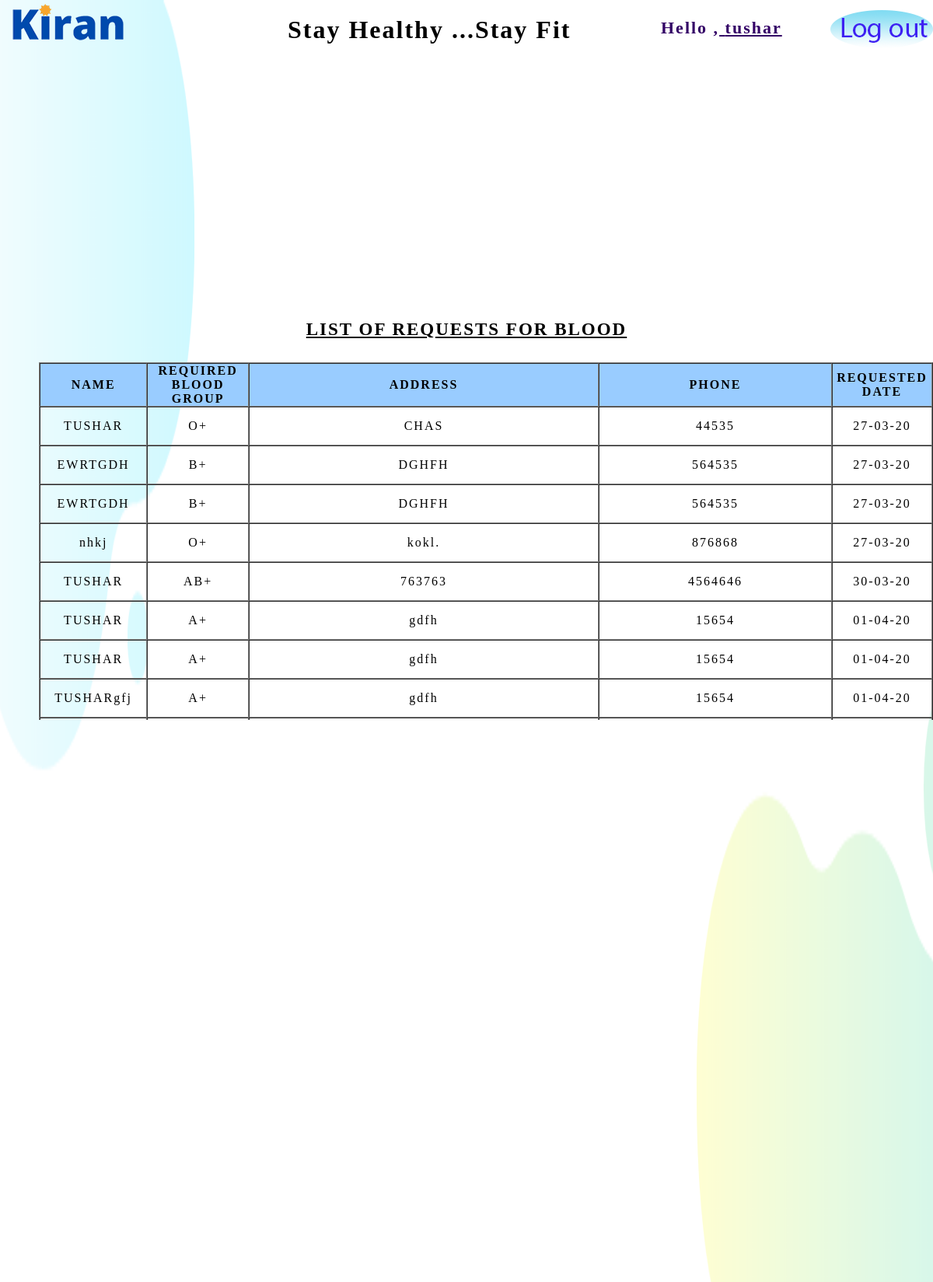
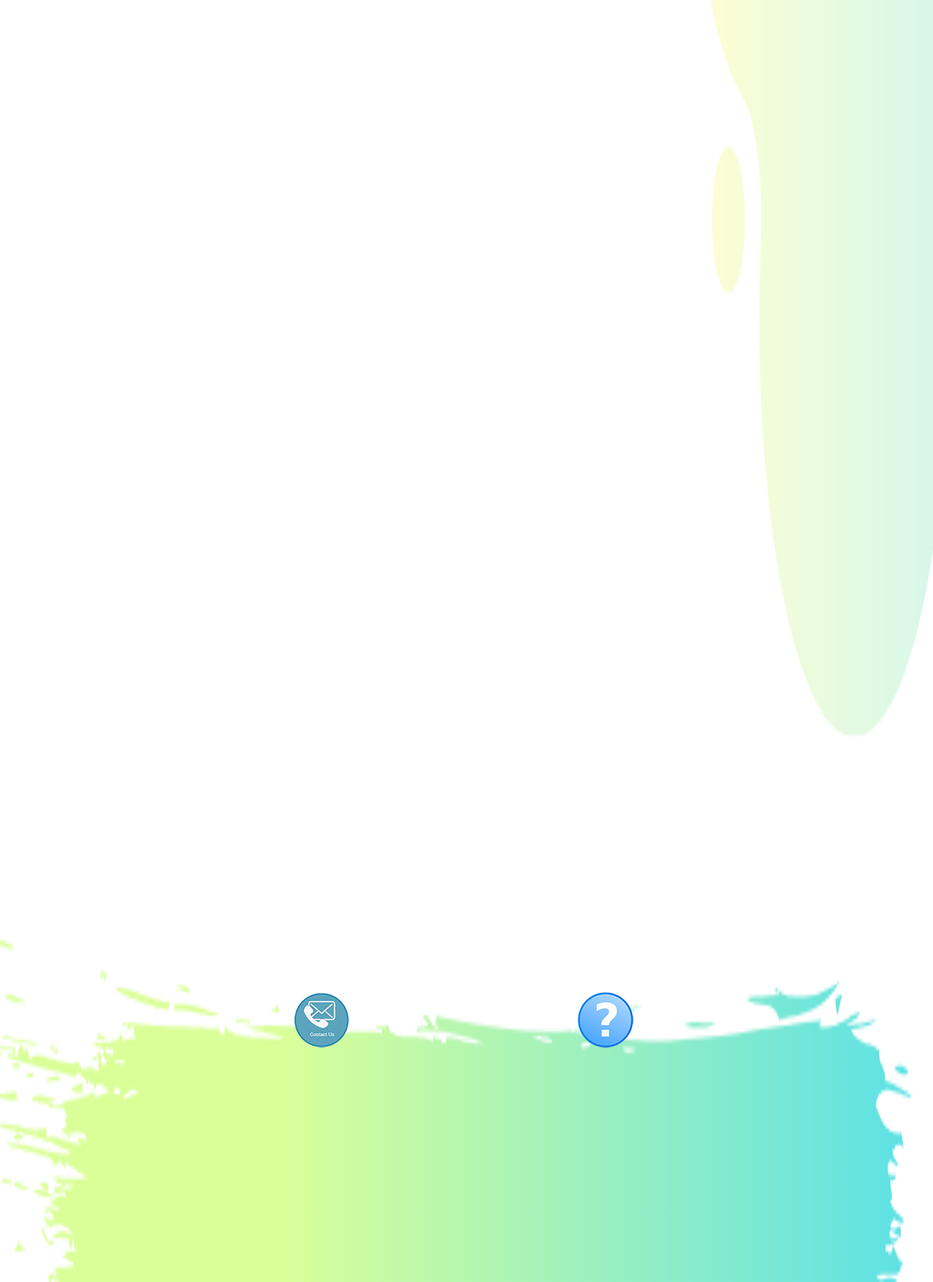
Page /donate_blood.php (signed in) on the committed database (2 pictures, top to bottom).
### donate_blood.php (the view, shortened to what this page needs)
<html>
<head>
	<link rel="stylesheet" type="text/css" href="donate_blood.css">
</head>
<body>
<div class="header">
	<div class="top">
		<div class="logo">
			<img src="logo.png">
		</div>
		<div class="description">
			<h1>Stay Healthy ...Stay Fit</h1>
		</div>
	<?php
		if (!empty($_SESSION['name']))
		 {
		 	?>
			<b class="text">Hello ,<u> <?php echo $_SESSION['name']; ?> </u></b>
		 	<a class="logout" href="logout.php" width="50px" >
		 		<img src="logout.png">
		 	</a>
		 <?php
		}
		else
		{
			header('location:login.php');
		}
		?>
	</div>
	<div class="middle" style="text-align: center;">
		<div class="text1">
			<b><u>LIST OF REQUESTS FOR BLOOD</u></b>
		</div>
		<div class="main">
				<table border='1' cellpadding="10" cellspacing="0" style="text-align: center;" class="table">
					<tr width="300px" height="50px" style="background-color: #99ccff ;color: black;">
					<th>NAME</th>
					<th>REQUIRED BLOOD GROUP</th>
					<th width="450px">ADDRESS</th>
					<th width="300px;">PHONE</th>
					<th>REQUESTED DATE</th>
				</tr>
					<?php
					$con=mysqli_connect('localhost','root','','website1');
					$query="SELECT * FROM `blood-donation`";
					$run=mysqli_query($con,$query);
					while ($data=mysqli_fetch_assoc($run))
					{
						$d=strtotime("- 5 days");
						$date2=date("d/M/Y", $d);
						if ($data['name']>=$date2)
						 {
						?>
								<div>
									<tr height="50px">
									<td><?php echo $data['name']; ?></td>
									<td><?php echo $data['blood_group']; ?></td>
									<td style="overflow-y: scroll;"><?php echo $data['address']; ?></td>
									<td><?php echo $data['phone']; ?></td>
									<td><?php echo $data['date']; ?></td>
									</tr>
								</div>
					<?php
					}
				}
					?>
				</table>
		</div>
	</div>
	<div class="bottom">
			<div class="contactus">
				<a href="contactus.php">
					<img src="contactus.png">
				</a>
			</div>
			<div class="help">
				<a href="contactus.php">
					<img src="help.png">
				</a>
			</div>
	</div>
</div>
</body>

### donate_blood.css (style rules this page uses)
* { margin: 0; padding:0; box-sizing: border-box; font-family:'Berlin Sans FB Demi'; letter-spacing:2px; }
.header { width: 100%; height: 100%; background-image: url('background.png'); background-repeat: no-repeat; background-size: 100% 100%; position: relative; }
.top { width: 100%; height: 12%; display: flex; justify-content:left; }
.logo { width:30%; height:12%; margin: 5px; padding-left: 10px; }
.description { width:40%; height:12%; direction: ltr; text-align:left; padding-top: 20px; }
.text { width: 18%; font-size: 22px; padding-top: 23px; color: #330066; }
.logout { width:4%; padding-top:12px; }
.middle { width: 100%; height: 75%; }
.text1 { width: 100%; height: 50px; text-align: center; padding-top: 15px; font-size:23px; }
.main { width: 100%; height: 480px; padding-left:50px; padding-top: 20px; overflow-y: scroll; }
.bottom { width: 100%; height: 13%; display: flex; align-content: center; align-items: center; position: absolute; bottom: 0; }
.contactus { width: 100px; height: 13%; position: absolute; bottom: 75%; left: 30%; }
.help { width: 100px; height: 13%; position: absolute; bottom: 75%; right: 30%; }

### rows in the picture
blood-donation: name "TUSHAR", blood_group "O+", address "CHAS", phone "44535", date "27-03-20"
blood-donation: name "EWRTGDH", blood_group "B+", address "DGHFH", phone "564535", date "27-03-20"
blood-donation: name "EWRTGDH", blood_group "B+", address "DGHFH", phone "564535", date "27-03-20"
blood-donation: name "nhkj", blood_group "O+", address "kokl.", phone "876868", date "27-03-20"
blood-donation: name "TUSHAR", blood_group "AB+", address "763763", phone "4564646", date "30-03-20"
blood-donation: name "TUSHAR", blood_group "A+", address "gdfh", phone "15654", date "01-04-20"
blood-donation: name "TUSHAR", blood_group "A+", address "gdfh", phone "15654", date "01-04-20"
blood-donation: name "TUSHARgfj", blood_group "A+", address "gdfh", phone "15654", date "01-04-20"

### other values in the picture
$_SESSION['name'] "tushar"
